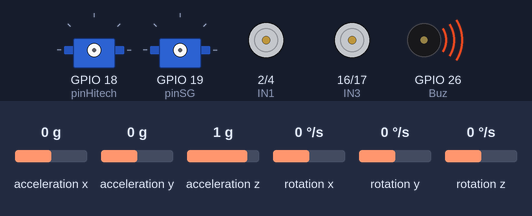
Recording of a sketch running on a simulated ESP32. On the bench: 2 × servo, motor-driver pin pairs drawn as motors (green arrow = first pin HIGH = forward, orange = second pin HIGH = backward, longer = more drive, scaled by the enable pin), buzzer (waves = sounding). The inputs (shaded band) are chosen by the test bench; at power-on: acceleration x 0 g, acceleration y 0 g, acceleration z 1 g, rotation x 0 °/s, rotation y 0 °/s, rotation z 0 °/s. Nothing arrives over Bluetooth unless stated.

Above: at 0.1 s.
At 3.2 s:
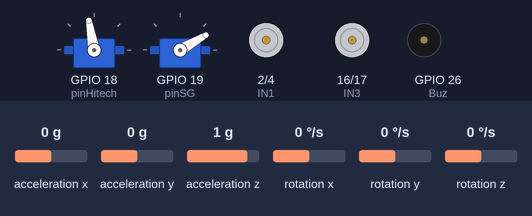
Timing chart, 0 to 4.7 s (numbered marks = the images above):
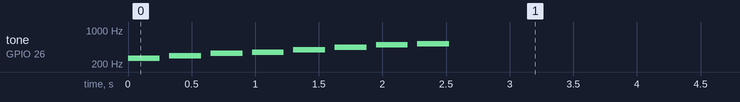

The sketch:

Balancing_Robot_Projek_Robotika.ino
```cpp
#include "I2Cdev.h"
#include "MPU6050_6Axis_MotionApps20.h"
#include "BluetoothSerial.h"
#include <ESP32Servo.h>

#define INT_PIN_IMU 23
#define PID_MIN -255
#define PID_MAX 255
#define PID_SAMPLE 10
#define SPEED_MIN 0

#define PITCH_KP 20
#define PITCH_KI 70
#define PITCH_KD 0.8

Servo Hitech;
Servo SG;

MPU6050 mpu;
byte Activated;

int YAW_KP = 0;
int YAW_KI = 0;
int YAW_KD = 0;

BluetoothSerial SerialBT;

unsigned long lastTime = 0;
unsigned long currentTime;
float lastPitchError = 0, lastYawError = 0;
float pitchIntegral = 0, yawIntegral = 0;

const unsigned long interval = 10;

const int Buz = 26;
const int melody[] = { 262, 294, 330, 349, 392, 440, 494, 523 };
const int noteDurations[] = { 4, 4, 4, 4, 4, 4, 4, 4 };

const int IN1 = 2, IN2 = 4, ENA = 15, ENB = 5, IN3 = 16, IN4 = 17;

volatile bool mpuInterrupt = false;

float Setpoint = 0;
float pitchGyroAngle = 0;
float pitchPIDOutput = 0;
float SetpointYaw = 0;
float yawGyroRate = 0;
float yawPIDOutput = 0;
float output;
float derivative;
float error;

const int pinHitech = 18;
const int pinSG = 19;
int setServo = 0;

bool dmpReady = false;
uint8_t mpuIntStatus;
uint8_t devStatus;
uint16_t packetSize;
uint16_t fifoCount;
uint8_t fifoBuffer[64];

Quaternion q;
VectorFloat gravity;
float ypr[3];
VectorInt16 gy;

void dmpDataReady() {
    mpuInterrupt = true;
}

void setupServo() {
    ESP32PWM::allocateTimer(0);  // Allocate timer 0 for PWM.
    ESP32PWM::allocateTimer(1);  // Allocate timer 1 for PWM.
    ESP32PWM::allocateTimer(2);  // Allocate timer 2 for PWM.
    ESP32PWM::allocateTimer(3);  // Allocate timer 3 for PWM.
    Hitech.setPeriodHertz(50);  // Set PWM frequency to 50 Hz (standard for servos).
    Hitech.attach(pinHitech, 500, 2400);
    SG.setPeriodHertz(50);  // Set PWM frequency to 50 Hz (standard for servos).
    SG.attach(pinSG, 500, 2400);
}


void setupMotors()
{
  pinMode(ENA,OUTPUT);
  pinMode(IN1,OUTPUT);
  pinMode(IN2,OUTPUT);

  pinMode(ENB,OUTPUT);
  pinMode(IN3,OUTPUT);
  pinMode(IN4,OUTPUT);

  rotateMotor(0,0);
}

void setupMPU()
{
  Wire.begin();
  Wire.setClock(400000);
  mpu.initialize();
  pinMode(INT_PIN_IMU, INPUT);
  devStatus = mpu.dmpInitialize();
//-1426.00000,	3229.00000,	1464.00000,	-126.00000,	345.00000,	232.00000
  mpu.setXAccelOffset(-1458);
  mpu.setYAccelOffset(3263);
  mpu.setZAccelOffset(1472);
  mpu.setXGyroOffset(-123);
  mpu.setYGyroOffset(344);
  mpu.setZGyroOffset(232);
//-1034.00000,	-381.00000,	1148.00000,	95.00000,	24.00000,	-4.00000
  // mpu.setXAccelOffset(-1034);
  // mpu.setYAccelOffset(-381);
  // mpu.setZAccelOffset(1148);
  // mpu.setXGyroOffset(95);
  // mpu.setYGyroOffset(24);
  // mpu.setZGyroOffset(-4);
  if (devStatus == 0)
  {
      mpu.setDMPEnabled(true);
      mpuIntStatus = mpu.getIntStatus();
      dmpReady = true;
      packetSize = mpu.dmpGetFIFOPacketSize();
  }
}

void rotateMotor(int speed1, int speed2)
{
  if (speed1 < 0) {
    digitalWrite(IN1,HIGH);
    digitalWrite(IN2,LOW);
  } else {
    digitalWrite(IN1,LOW);
    digitalWrite(IN2,HIGH);
  }

  if (speed2 < 0) {
    digitalWrite(IN3,LOW);
    digitalWrite(IN4,HIGH);
  } else {
    digitalWrite(IN3,HIGH);
    digitalWrite(IN4,LOW);
  }

  speed1 = abs(speed1) + SPEED_MIN;
  speed2 = abs(speed2) + SPEED_MIN;

  speed1 = constrain(speed1, SPEED_MIN, 255);
  speed2 = constrain(speed2, SPEED_MIN, 255);

  analogWrite(ENA,speed1);
  analogWrite(ENB,speed2);
}

float computePID(float setpoint, float input, float &lastError, float &integral, float Kp, float Ki, float Kd)
{
  error = setpoint - input;
  if (output > 10 || output < -10)  error += output * 0.015;

  integral += error * (PID_SAMPLE / 1000.0);
  derivative = (error - lastError) / (PID_SAMPLE / 1000.0);
  output = (Kp * error) + (Ki * integral) + (Kd * derivative);

  if (pitchGyroAngle > 35 || pitchGyroAngle < -35 || Activated == 0){
    output = 0;
    integral = 0;
    Activated = 0;
    Setpoint = 0;
    analogWrite(ENA,0);
    analogWrite(ENB,0);
  }

  lastError = error;
  if (output < 10 && output > - 10)  output = 0;
  return constrain(output, PID_MIN, PID_MAX);
}

void Remote() {
  if (SerialBT.available() > 0) {
    uint8_t value = SerialBT.read();
    // Serial.println(value);
    switch (value) {
    case 1:  // Maju
        if (Setpoint < 2.5){
          for(int i = 0; i < 6; i++){
            Setpoint -= 0.8;
          }
        }
        break;

    case 2:  // Mundur
        if (Setpoint > -2.5){
        for(int i = 0; i < 6; i++){
          Setpoint += 0.8;
          }
        }
        break;

    case 3:  // Belok kiri
        YAW_KP = 1;
        SetpointYaw = -35;
        break;

    case 4:  // Belok kanan
        YAW_KP = 1;
        SetpointYaw = 35;
        break;

    case 5:  // gripset turun
        setServo = 1;
        // status_gripper = 0;
        // Setpoint = 0;
        // Hitech.write(90); //Naik
        // Hitech.write(20); //Turun
        // Hitech.write(90); //Buka
        // Hitech.write(50); //Tutup
        break;

      case 6:  // gripset naik
        setServo = 2;
        // status_gripper = 1;
        // Setpoint = -5.5;
        // Hitech.write(80); //Naik
        // Hitech.write(30); //Turun
        // Hitech.write(90); //Buka
        // Hitech.write(33); //Tutup
        break;

      case 7:  // grip tutup
        // Hitech.write(90); //Buka
        // Hitech.write(33); //Tutup
        setServo = 3;
        break;

      case 8:  // grip buka
        // status_gripper = 0;
        // Setpoint = 0;
        // Hitech.write(90); //Buka
        // Hitech.write(50); //Tutup
        setServo = 4;
        break;

    case 0:  // Netral / Stop
        if (output > 10 || output < -10)  error += output * 0.015;
        YAW_KP = 0;
        Setpoint = 0;
        SetpointYaw = 0;
        break;
    }
  }
}


void buzzer() {
  pinMode(Buz, OUTPUT);
  for (int i = 0; i < 8; i++) {
    int noteDuration = 1000 / noteDurations[i];
    tone(Buz, melody[i], noteDuration);

    int pauseBetweenNotes = noteDuration * 1.3;
    delay(pauseBetweenNotes);

    noTone(Buz);
  }
}

void setup(){
  Serial.begin(9600);
  SerialBT.begin("HT : BRku");
  buzzer();
  setupMPU();
  setupMotors();
  setupServo();
}

void loop()
{
  if (!dmpReady) return;

  if (mpu.dmpGetCurrentFIFOPacket(fifoBuffer))
  {
    // mpu.setFullScaleAccelRange(MPU6050_ACCEL_FS_2);
  // mpu.setFullScaleAccelRange(MPU6050_ACCEL_FS_4);
  // mpu.setFullScaleAccelRange(MPU6050_ACCEL_FS_8);
    mpu.dmpGetQuaternion(&q, fifoBuffer);
    mpu.dmpGetGravity(&gravity, &q);
    mpu.dmpGetYawPitchRoll(ypr, &q, &gravity);
    mpu.dmpGetGyro(&gy, fifoBuffer);

    yawGyroRate = gy.z;
    pitchGyroAngle = ypr[2] * 180/M_PI;

    pitchPIDOutput = computePID(Setpoint, pitchGyroAngle, lastPitchError, pitchIntegral, PITCH_KP, PITCH_KI, PITCH_KD);
    yawPIDOutput = computePID(SetpointYaw, yawGyroRate, lastYawError, yawIntegral, YAW_KP, YAW_KI, YAW_KD);

    rotateMotor(pitchPIDOutput - yawPIDOutput, pitchPIDOutput + yawPIDOutput);
    Remote();
  }
  if (Activated == 0 && pitchGyroAngle > -1.5 && pitchGyroAngle < 1.5) {
    Activated = 1;
  }
  // Serial.println(pitchGyroAngle);
  if (setServo == 1) Hitech.write(100);
  else if (setServo == 2) Hitech.write(80);
  else if (setServo == 3) SG.write(50);
  else if (setServo == 4) SG.write(30);
  else {
    Hitech.write(100);
    SG.write(30);
  }


}
```
